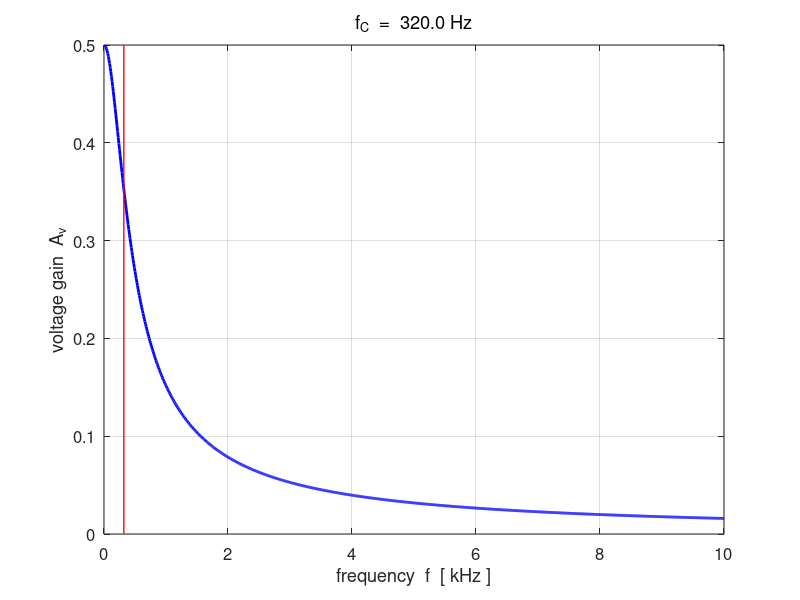
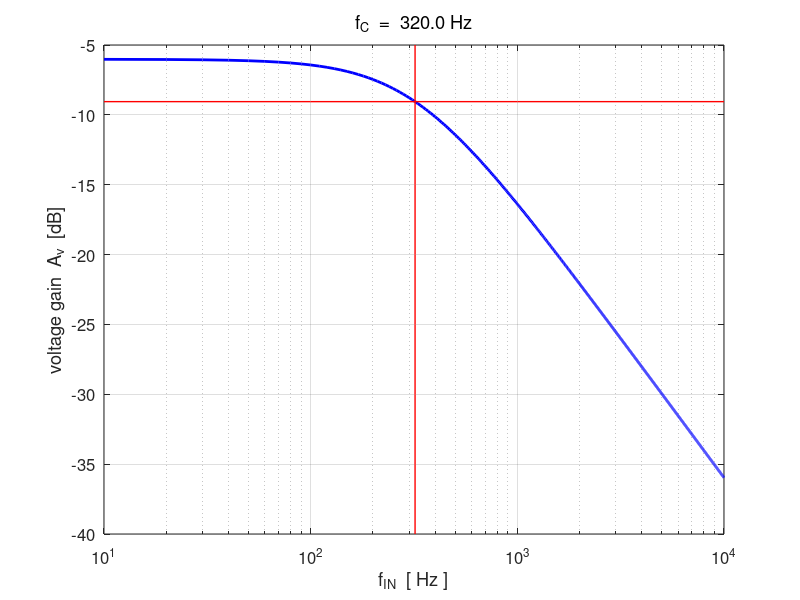
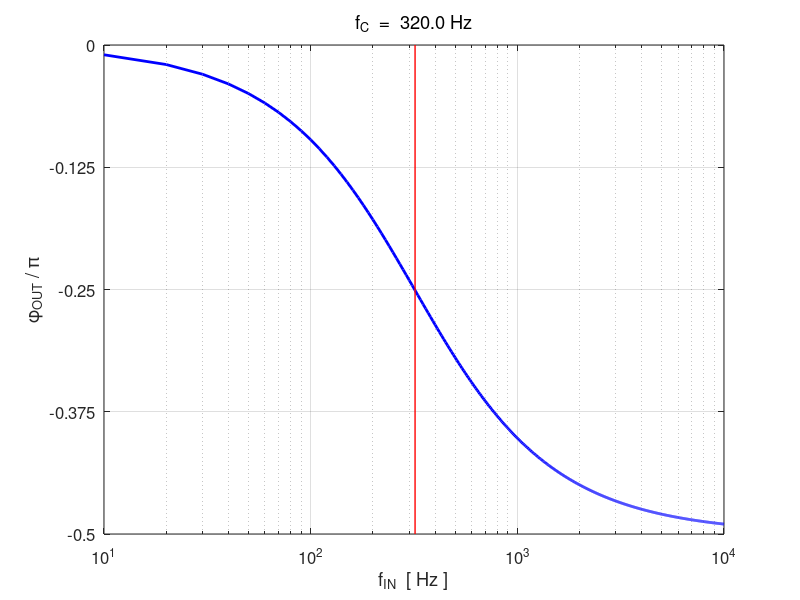
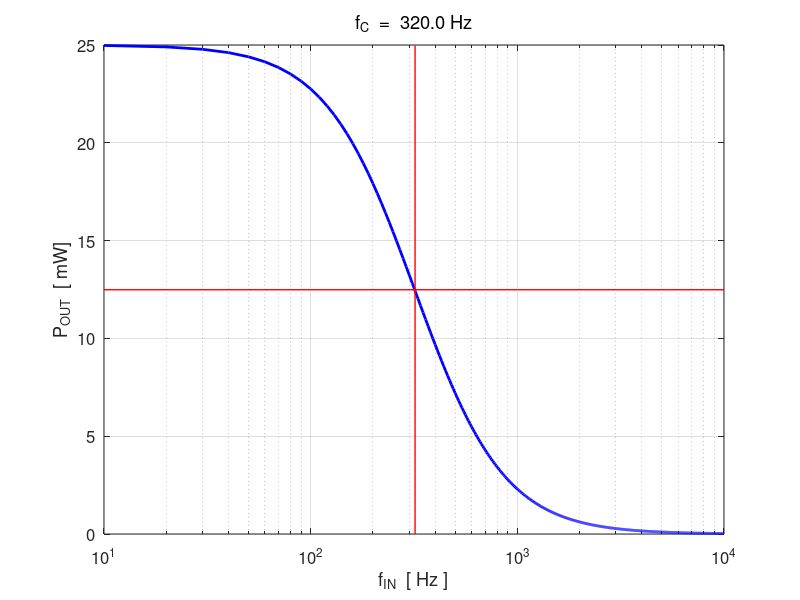

Write MATLAB code to recreate these figures, in order.
% CacFilters1.m

% Modelling FILTER circuits
% 

% Ian Cooper
% School of Physics, University of Sydney
% email: ian.cooper@sydney.edu.au
% https://d-arora.github.io/Doing-Physics-With-Matlab/
% 180103 


clear all
close all
clc

% ========================================================================
%   INPUTS   default values [ ]
% =======================================================================
% set flagF:  flagF = 1 low pass filter  /  flagF = 2 high pass filter
   flagF = 1;
% series resistance Z1 [ 1e3 ohms] 
   R = 1000;
% capacitance Z2 [1.0e-6 F]
   C = 1e-6;
% output resistance Z3 [ 1e3 ohms]    
    R_OUT = 1e3;
% input peak voltage for apllied emf [10 V]   
    V_IN = 10;
% frequency range {N = 1000 fMIn = 10 Hz fMAx = 5e3 Hz]    
    N = 1000;
    fMin = 10;
    fMax = 10e3;
% input signal frequency fs for time domain graph [319.6897] Hz
    fs = 319.6897;
    fs = 10;
    
% =======================================================================  
%   CALCULATIONS
% =======================================================================   
   f = linspace(fMin,fMax, N); 
   w = (2*pi).*f;
   
% impedances
% low pass filter
   Z1 = R;                 % series resistance
   Z2 = -1i ./ (w .*C);    % capacitive impedance (reactance)

   % high pass filter   
   if flagF == 2
      Z1 = -1i ./ (w .*C);
      Z2 = R;
   end
   
   Z3 = R_OUT;             % output or load resistance
  
   Z4 = 1 ./ (1./Z2 + 1./Z3);    % parallel combination
   Z5 = Z1 + Z4;                % total circuit impedance

% currents [A] and voltages [V] 
   i1 = V_IN ./ Z5; i_IN = i1;
   v1 = i1 .* Z1;
   v2 = V_IN - v1; v3 = v2; v_OUT = v2;
   i2 = v2 ./ Z2; 
   i3 = v3 ./ Z3; i_OUT = i3; 
   
% Magnitudes: currents [mA] and voltages [V]
   V1 = abs(v1);
   V2 = abs(v2);
   V3 = V2;
   V_OUT = V2;
   I1 = 1e3.*abs(i1); I_IN = I1;
   I2 = 1e3.*abs(i2);
   I3 = 1e3.*abs(i3);
   I_OUT = I3;
   
% Phases   [rad /pi]
     phi_1   = angle(v1)./pi;
     phi_2   = angle(v2)./pi;
     phi_3   = angle(v3)./pi;
     phi_OUT = phi_3;
     
     theta_1 = angle(i1)./pi; 
     theta_2 = angle(i2)./pi;
     theta_3 = angle(i3)./pi;
 
% Powers  [mW]
     P1 = V1.*I1;
     P2 = V2.*I2;
     P3 = V3.*I3; P_OUT = P3;
     P_IN = V_IN .* I_IN;

% Voltage gain Av and -3dB point
    Av = V_OUT ./ V_IN;
    AvdB = real(20*log10(Av));
    
    AvdB_max = max(AvdB);
    AvdB_3 = AvdB_max-3;
    K = find(AvdB < AvdB_3,1);
    if flagF == 2
      K = find(AvdB > AvdB_3,1);
    end
    fC = f(K);
    AvdB_C = AvdB(K);
    
% =======================================================================   
% TIME DOMAIN    select source frequency fs
% =======================================================================
    
    KK = find(f > fs,1);
    Ns = 1000;
    ws = 2*pi*fs;
    Ts = 1/fs;
    tMin = 0;
    tMax = 3*Ts;
    t = linspace(tMin,tMax,Ns);
 % input signal emf   
    emf = real(V_IN .* exp(1j*ws*t));
 % output or load voltage
    vLoad = real(abs(V3(KK)) .* exp(1j*(ws*t + pi*phi_3(KK))));
   
    
% =======================================================================
%   GRAPHICS
% =======================================================================

figure(1)   % Av vs f -----------------------------------------------
   pos = [0.07 0.05 0.25 0.28];
   set(gcf,'Units','normalized');
   set(gcf,'Position',pos);
   set(gcf,'color','w');
   fss = 12;
   xP = f/1e3; yP = Av;        
   plot(xP, yP,'b','linewidth',2); 
   hold on
   xP = 1e-3.*[fC fC]; yP = [0 max(Av)];
   plot(xP, yP,'r','linewidth',1);
   grid on
   xlabel('frequency  f  [ kHz ]')
   ylabel('voltage gain  A_v');
   tm1 = 'f_C  =  ';
   tm2 = num2str(fC, '%4.1f Hz \n');
   tm = [tm1 tm2];
   title(tm,'fontweight','normal');
   set(gca,'fontsize',fss)
   
figure(2)   % Av vs log(f) ----------------------------------------------
   pos = [0.33 0.05 0.25 0.28];
   set(gcf,'Units','normalized');
   set(gcf,'Position',pos);
   set(gcf,'color','w');
   fss = 12;
   xP = f; yP = AvdB;        
   semilogx(xP, yP,'b','linewidth',2); 
   hold on
   xP = fC.*ones(length(yticks),1);
   yP = yticks;
   semilogx(xP, yP,'r','linewidth',1);
   yP = AvdB_C.*ones(length(xticks),1);
   xP = xticks;
   semilogx(xP, yP,'r','linewidth',1);
   
   grid on
   xlabel('f_{IN}  [ Hz ]');
   ylabel('voltage gain  A_v  [dB]');
   tm1 = 'f_C  =  ';
   tm2 = num2str(fC, '%4.1f Hz \n');
   tm = [tm1 tm2];
   title(tm,'fontweight','normal');
   set(gca,'fontsize',fss) 
   
   
figure(3)   % output phase vs log10(f) ----------------------------------
   pos = [0.59 0.05 0.25 0.28];
   set(gcf,'Units','normalized');
   set(gcf,'Position',pos);
   set(gcf,'color','w');
   fss = 12;
   xP = f; yP = phi_OUT;        
   semilogx(xP, yP,'b','linewidth',2);
   hold on
   xP = [fC fC];
   yP = [-0.5 0];
   if flagF == 2
     yP = [0 0.5];
   end
   semilogx(xP, yP,'r','linewidth',1);
   grid on
   xlabel('f_{IN}  [ Hz ]');
   ylabel('\phi_{OUT} / \pi');
   tm1 = 'f_C  =  ';
   tm2 = num2str(fC, '%4.1f Hz \n');
   tm = [tm1 tm2];
   title(tm,'fontweight','normal');
   set(gca,'fontsize',fss)  
   set(gca,'yTIck',-0.5:0.125:0);
   if flagF == 2
   set(gca,'yTIck',0:0.125:0.5);
   end
   
 figure(4)   % output power  [mW] ----------------------------------
   pos = [0.07 0.42 0.25 0.28];
   set(gcf,'Units','normalized');
   set(gcf,'Position',pos);
   set(gcf,'color','w');
   fss = 12;
   xP = f; yP = P_OUT;        % capacitve reactance
   semilogx(xP, yP,'b','linewidth',2);
   hold on
   xP = [fC fC]; yP = [0 max(P_OUT)];
   semilogx(xP, yP,'r','linewidth',1);
   
   yP = max(P_OUT)/2.*ones(length(xticks),1);
   xP = xticks;
   semilogx(xP, yP,'r','linewidth',1);
   
   grid on
   xlabel('f_{IN}  [ Hz ]');
   ylabel('P_{OUT}  [ mW]');
   tm1 = 'f_C  =  ';
   tm2 = num2str(fC, '%4.1f Hz \n');
   tm = [tm1 tm2];
   title(tm,'fontweight','normal');
   set(gca,'fontsize',fss)  
   
  figure(5)   % time domain: voltages  -------------------------------------
   pos = [0.33 0.42 0.25 0.28];
   set(gcf,'Units','normalized');
   set(gcf,'Position',pos);
   set(gcf,'color','w');
   
   xP = 1e3.*t; yP = emf;        
   plot(xP, yP,'b','linewidth',2);   
   hold on
   yP = vLoad;
   plot(xP, yP,'r','linewidth',2); 
   legend(' emf',' v_{OUT}');
   grid on
   xlabel('time t  [ ms ]')
   ylabel('voltages  V  [ V ]');
   
    tm1 = 'f_{IN}  =  ';
    tm2 = num2str(fs, '%3.0f \n');
    tm3 = ' Hz';
    tm4 = '   \phi_{OUT} / \pi =  ';
    tm5 = num2str(phi_OUT(KK), '%3.2f \n');
    tm6 = ' ';
    tm = [tm1 tm2 tm3 tm4 tm5 tm6];
    h_tm = title(tm,'fontWeight','normal');
    set(h_tm,'fontsize',fss);
    set(gca,'fontsize',fss)      
 
   
   
